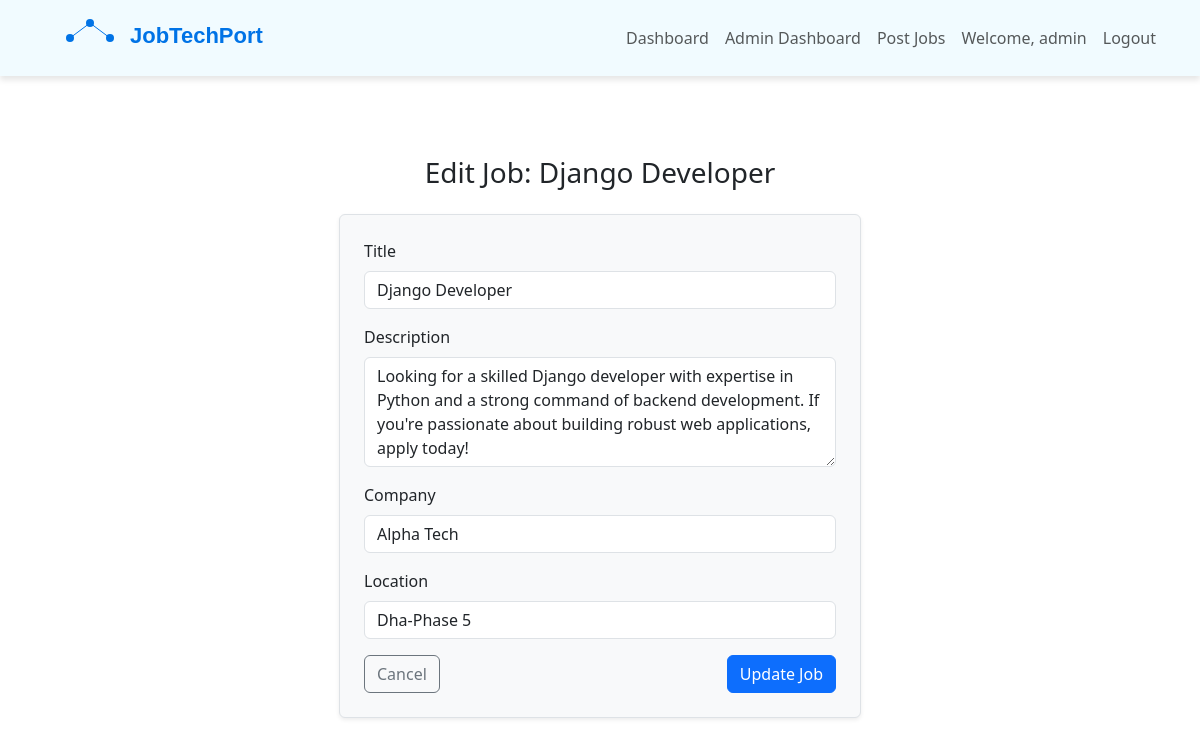
Screenshot of /edit-job/3/ (signed in) with the database file from the repository.
### accounts/models.py (models this page shows)
class CustomUser(AbstractUser):
    is_employer = models.BooleanField(default=False)
    is_candidate = models.BooleanField(default=True)

### jobs/models.py (models this page shows, shortened)
class Job(models.Model):
    title = models.CharField(max_length=255)
    description = models.TextField()
    company = models.CharField(max_length=255)
    location = models.CharField(max_length=100)
    created_at = models.DateTimeField(auto_now_add=True)

### jobs/views.py (the view)
# urls.py: path('edit-job/<int:id>/', views.edit_job, name='edit_job'),
def edit_job(request, id):
    if not request.user.is_staff:
        return redirect('job_list')
    job = get_object_or_404(Job, id=id)
    if request.method == 'POST':
        form = JobForm(request.POST, instance=job)
        if form.is_valid():
            form.save()
            return redirect('job_list')
    else:
        form = JobForm(instance=job)
    return render(request, 'jobs/edit_job.html', {'form': form, 'job': job})

### jobs/forms.py
class JobForm(forms.ModelForm):
    class Meta:
        model = Job
        fields = ['title', 'description', 'company', 'location']
        widgets = {
            'title': forms.TextInput(attrs={'class': 'form-control'}),
            'description': forms.Textarea(attrs={'rows': 4, 'class': 'form-control'}),
            'company': forms.TextInput(attrs={'class': 'form-control'}),
            'location': forms.TextInput(attrs={'class': 'form-control'}),
        }

### jobs/templates/jobs/edit_job.html (shortened to what this page needs)
{% extends 'jobs/base.html' %}
{% block content %}
<div class="container mt-5">
    <div class="row justify-content-center">
        <div class="col-md-6">
            <h3 class="text-center mb-4">Edit Job: {{ job.title }}</h3>
            <form method="POST" class="p-4 border rounded shadow-sm bg-light">
                {% for field in form %}
                    <div class="mb-3">
                        <label class="form-label">{{ field.label }}</label>
                        {{ field }}
                    </div>
                {% endfor %}
                <div class="d-flex justify-content-between">
                    <a href="{% url 'job_list' %}" class="btn btn-outline-secondary">Cancel</a>
                    <button type="submit" class="btn btn-primary">Update Job</button>
                </div>
            </form>
        </div>
    </div>
</div>
{% endblock %}

### jobs/templates/jobs/base.html (shortened to what this page needs)
<!DOCTYPE html>
<html lang="en">
<head>
    <link href="https://cdn.jsdelivr.net/npm/bootstrap@5.3.0/dist/css/bootstrap.min.css" rel="stylesheet">
</head>
<body>
    {% if request.path != '/login/' and request.path != '/register/' %}
    <nav class="navbar navbar-expand-lg navbar-light px-4 py-2">
        <div class="container-fluid">
            <a class="navbar-brand px-4" href="{% url 'home' %}">
                <svg xmlns="http://www.w3.org/2000/svg" width="250" height="50" viewBox="0 0 250 50">
                    <text x="70" y="30" font-family="'Orbitron', sans-serif" font-size="22" font-weight="bold" fill="#0073e6">
                      JobTechPort
                    </text>
                  </svg>
            </a>
            <div class="collapse navbar-collapse" id="navbarNav">
                <ul class="navbar-nav ms-auto">
                    {% if user.is_authenticated %}
                        <li class="nav-item">
                            <a class="nav-link" href="{% url 'user_dashboard' %}">Dashboard</a>
                        </li>
                        {% if user.is_staff %}
                            <li class="nav-item">
                                <a class="nav-link" href="{% url 'admin_dashboard' %}">Admin Dashboard</a>
                            </li>
                            <li class="nav-item">
                                <a class="nav-link" href="{% url 'create_job' %}">Post Jobs</a>
                            </li>
                        {% endif %}
                        <li class="nav-item">
                            <a class="nav-link">Welcome, {{ user.username }}</a>
                        </li>
                        <li class="nav-item">
                            <a class="nav-link" href="#" data-bs-toggle="modal" data-bs-target="#logoutModal">Logout</a>
                        </li>
                    {% endif %}
                </ul>
            </div>
        </div>
    </nav>
    {% endif %}
    <div class="container mt-4 p-4">
        {% block content %}
        {% endblock %}
    </div>
</body>
</html>

### jobs/templates/jobs/base.html (style rules this page uses)
body { padding-top: 60px; }
.navbar { position: fixed; top: 0; left: 0; width: 100%; z-index: 1050; background-color: rgba(240, 251, 255, 0.9); box-shadow: 0px 4px 6px rgba(0, 0, 0, 0.1); }

### rows the page displays
CustomUser: username "admin"
Job: title "Django Developer", form "Django Developer" "Looking for a skilled Django developer with expertise in Python and a strong command of backend development. If you're passionate about building robust web applications, apply today!" "Alpha Tech" "Dha-Phase 5"

### other values shown
{{ field.label }} "Title" "Description" "Company" "Location"
